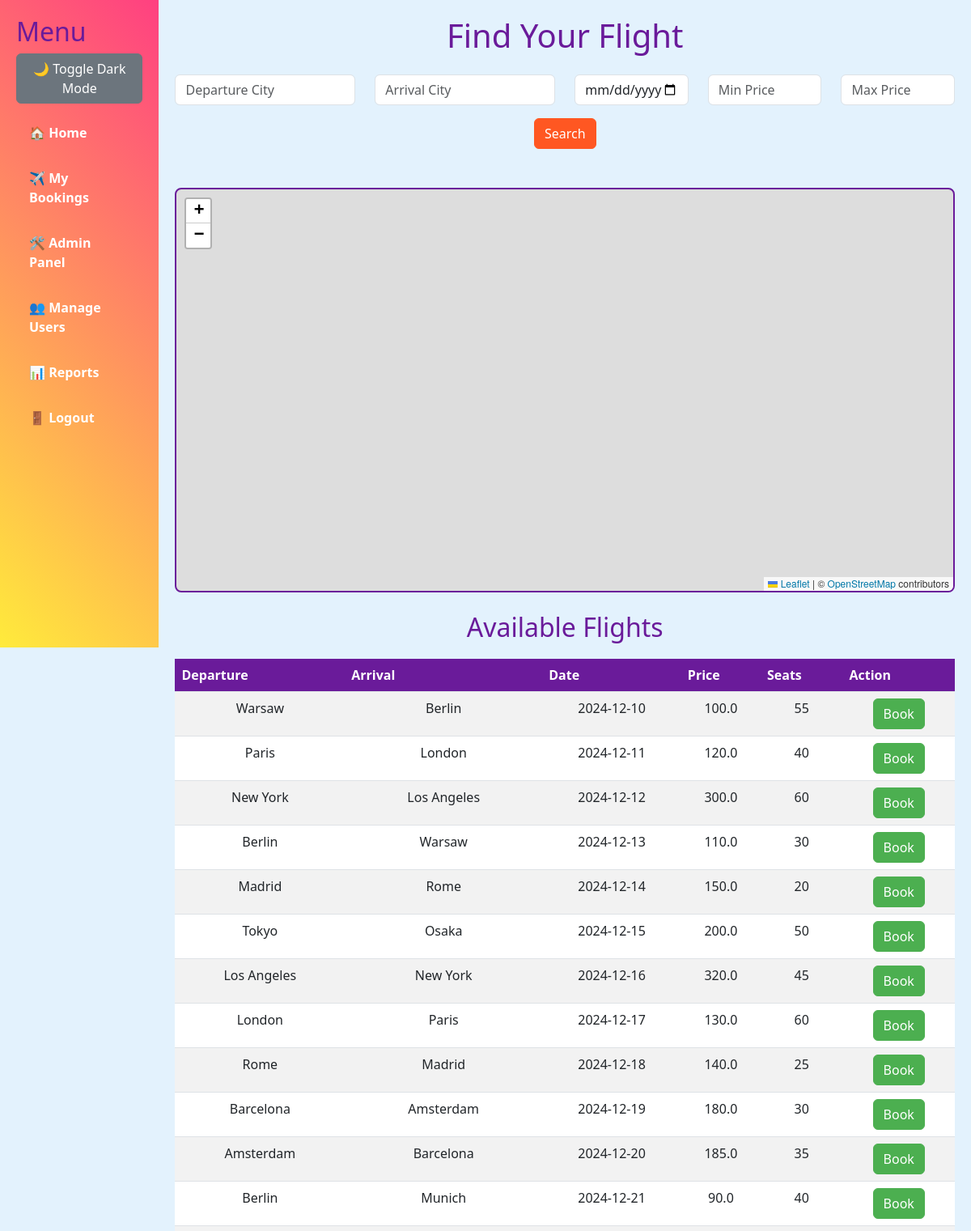
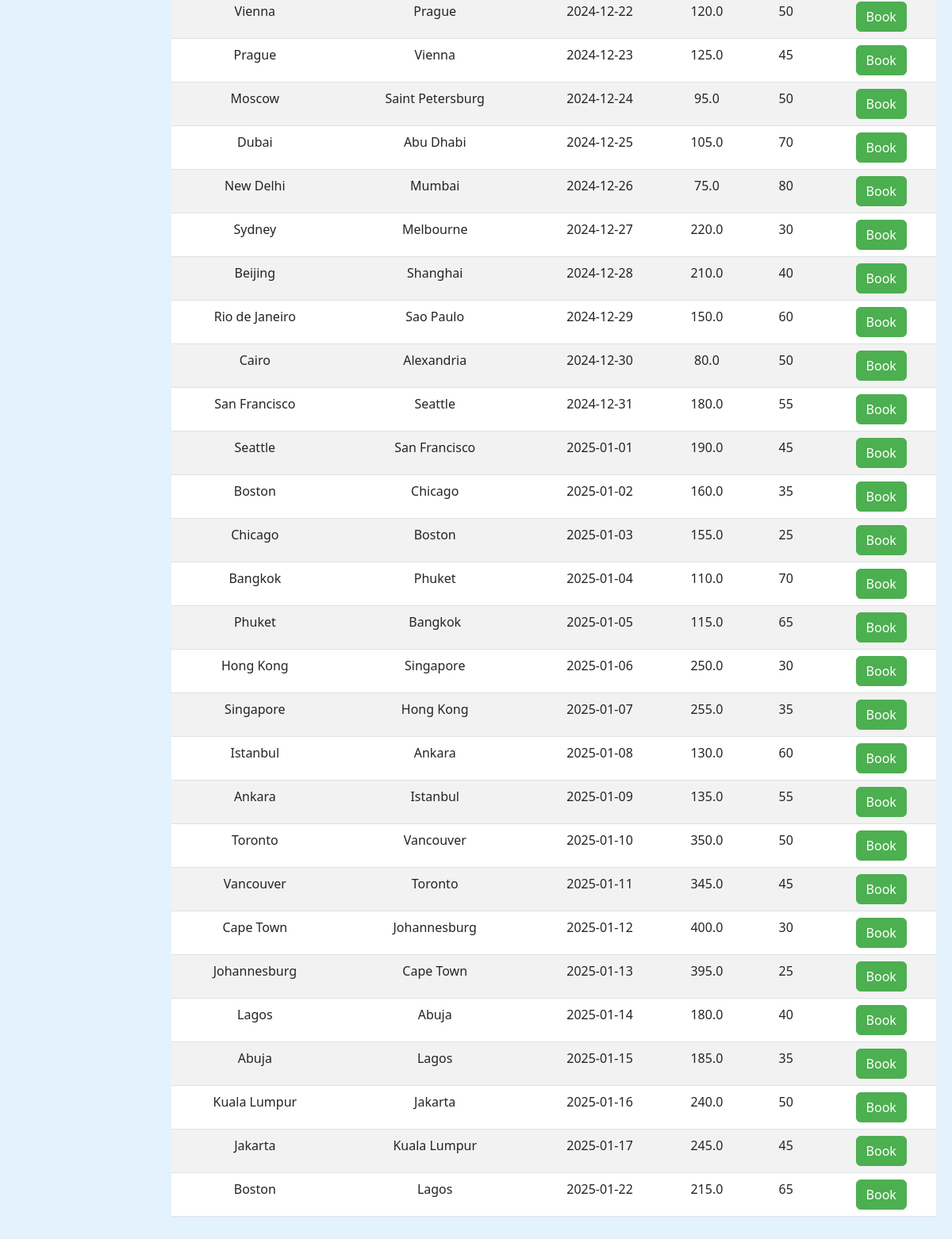
Screenshot of / (signed in) with the database file from the repository (2 pictures, top to bottom).
### app.py (models this page shows)
class Flight(db.Model):
    id = db.Column(db.Integer, primary_key=True)
    departure_city = db.Column(db.String(100), nullable=False)
    arrival_city = db.Column(db.String(100), nullable=False)
    date = db.Column(db.String(100), nullable=False)
    price = db.Column(db.Float, nullable=False)
    available_seats = db.Column(db.Integer, nullable=False)

### app.py (the view)
@app.route("/", methods=["GET", "POST"])
def index():
    if request.method == "POST":
        departure_city = request.form.get("departure_city")
        arrival_city = request.form.get("arrival_city")
        date = request.form.get("date")
        min_price = request.form.get("min_price")
        max_price = request.form.get("max_price")
        flights = Flight.query
        if departure_city:
            flights = flights.filter(Flight.departure_city.ilike(f"%{departure_city}%"))
        if arrival_city:
            flights = flights.filter(Flight.arrival_city.ilike(f"%{arrival_city}%"))
        if date:
            flights = flights.filter(Flight.date == date)
        if min_price:
            flights = flights.filter(Flight.price >= float(min_price))
        if max_price:
            flights = flights.filter(Flight.price <= float(max_price))
        flights = flights.all()
    else:
        flights = Flight.query.all()
    return render_template("index.html", flights=flights)

### app.py (called while the page is built)
@login_manager.user_loader
def load_user(user_id):
    return User.query.get(int(user_id))

    @property
    def is_active(self):
        return True

### templates/index.html
{% extends "base.html" %}
{% block content %}
<h1 class="text-center mb-4">Find Your Flight</h1>
<form method="POST" action="{{ url_for('index') }}" class="mb-5">
    <div class="row">
        <div class="col-md-3">
            <input type="text" class="form-control" name="departure_city" placeholder="Departure City">
        </div>
        <div class="col-md-3">
            <input type="text" class="form-control" name="arrival_city" placeholder="Arrival City">
        </div>
        <div class="col-md-2">
            <input type="date" class="form-control" name="date">
        </div>
        <div class="col-md-2">
            <input type="number" class="form-control" name="min_price" placeholder="Min Price">
        </div>
        <div class="col-md-2">
            <input type="number" class="form-control" name="max_price" placeholder="Max Price">
        </div>
    </div>
    <div class="text-center mt-3">
        <button type="submit" class="btn btn-primary">Search</button>
    </div>
</form>
<div id="map" style="height: 500px; width: 100%; margin-bottom: 20px;"></div>
<h2 class="text-center mt-4">Available Flights</h2>
<table class="table table-striped">
    <thead>
        <tr>
            <th>Departure</th>
            <th>Arrival</th>
            <th>Date</th>
            <th>Price</th>
            <th>Seats</th>
            <th>Action</th>
        </tr>
    </thead>
    <tbody>
        {% for flight in flights %}
        <tr
            class="flight-row"
            data-departure="{{ flight.departure_city }}"
            data-arrival="{{ flight.arrival_city }}">
            <td>{{ flight.departure_city }}</td>
            <td>{{ flight.arrival_city }}</td>
            <td>{{ flight.date }}</td>
            <td>{{ flight.price }}</td>
            <td>{{ flight.available_seats }}</td>
            <td>
                <a href="{{ url_for('book_flight', flight_id=flight.id) }}" class="btn btn-success">Book</a>
            </td>
        </tr>
        {% endfor %}
    </tbody>
</table>
{% endblock %}

### static/css/styles.css (style rules this page uses)
body { font-family: Arial, sans-serif; margin: 0; padding: 0; background-color: #f9f9f9; color: #333; }
#map { height: 500px; width: 100%; margin: 20px auto; border: 2px solid #6a1b9a; border-radius: 8px; }

### templates/base.html (style rules this page uses)
body { background-color: #e3f2fd; margin: 0; display: flex; transition: background-color 0.3s, color 0.3s; }
h1, h2, h3 { color: #6a1b9a; }
.btn-primary { background-color: #2196f3; border-color: #2196f3; }
.btn-success { background-color: #4caf50; border-color: #4caf50; }
table { width: 100%; background-color: #ffffff; border-collapse: collapse; margin-top: 20px; }
table th { background-color: #6a1b9a; color: white; padding: 10px; }
table tr:nth-child(even) { background-color: #f3e5f5; }
table tr:nth-child(odd) { background-color: #ede7f6; }
table td { padding: 10px; text-align: center; }
.table th { background-color: #6a1b9a; color: white; }
.btn-primary { background-color: #ff5722; border-color: #ff5722; }

### rows the page displays
Flight: departure_city "Warsaw", arrival_city "Berlin", date "2024-12-10", price "100.0", available_seats "55"
Flight: departure_city "Paris", arrival_city "London", date "2024-12-11", price "120.0", available_seats "40"
Flight: departure_city "New York", arrival_city "Los Angeles", date "2024-12-12", price "300.0", available_seats "60"
Flight: departure_city "Berlin", arrival_city "Warsaw", date "2024-12-13", price "110.0", available_seats "30"
Flight: departure_city "Madrid", arrival_city "Rome", date "2024-12-14", price "150.0", available_seats "20"
Flight: departure_city "Tokyo", arrival_city "Osaka", date "2024-12-15", price "200.0", available_seats "50"
Flight: departure_city "Los Angeles", arrival_city "New York", date "2024-12-16", price "320.0", available_seats "45"
Flight: departure_city "London", arrival_city "Paris", date "2024-12-17", price "130.0", available_seats "60"
Flight: departure_city "Rome", arrival_city "Madrid", date "2024-12-18", price "140.0", available_seats "25"
Flight: departure_city "Barcelona", arrival_city "Amsterdam", date "2024-12-19", price "180.0", available_seats "30"
Flight: departure_city "Amsterdam", arrival_city "Barcelona", date "2024-12-20", price "185.0", available_seats "35"
Flight: departure_city "Berlin", arrival_city "Munich", date "2024-12-21", price "90.0", available_seats "40"
Flight: departure_city "Vienna", arrival_city "Prague", date "2024-12-22", price "120.0", available_seats "50"
Flight: departure_city "Prague", arrival_city "Vienna", date "2024-12-23", price "125.0", available_seats "45"
Flight: departure_city "Moscow", arrival_city "Saint Petersburg", date "2024-12-24", price "95.0", available_seats "50"
Flight: departure_city "Dubai", arrival_city "Abu Dhabi", date "2024-12-25", price "105.0", available_seats "70"
Flight: departure_city "New Delhi", arrival_city "Mumbai", date "2024-12-26", price "75.0", available_seats "80"
Flight: departure_city "Sydney", arrival_city "Melbourne", date "2024-12-27", price "220.0", available_seats "30"
Flight: departure_city "Beijing", arrival_city "Shanghai", date "2024-12-28", price "210.0", available_seats "40"
Flight: departure_city "Rio de Janeiro", arrival_city "Sao Paulo", date "2024-12-29", price "150.0", available_seats "60"
Flight: departure_city "Cairo", arrival_city "Alexandria", date "2024-12-30", price "80.0", available_seats "50"
Flight: departure_city "San Francisco", arrival_city "Seattle", date "2024-12-31", price "180.0", available_seats "55"
Flight: departure_city "Seattle", arrival_city "San Francisco", date "2025-01-01", price "190.0", available_seats "45"
Flight: departure_city "Boston", arrival_city "Chicago", date "2025-01-02", price "160.0", available_seats "35"
Flight: departure_city "Chicago", arrival_city "Boston", date "2025-01-03", price "155.0", available_seats "25"
Flight: departure_city "Bangkok", arrival_city "Phuket", date "2025-01-04", price "110.0", available_seats "70"
Flight: departure_city "Phuket", arrival_city "Bangkok", date "2025-01-05", price "115.0", available_seats "65"
Flight: departure_city "Hong Kong", arrival_city "Singapore", date "2025-01-06", price "250.0", available_seats "30"
Flight: departure_city "Singapore", arrival_city "Hong Kong", date "2025-01-07", price "255.0", available_seats "35"
Flight: departure_city "Istanbul", arrival_city "Ankara", date "2025-01-08", price "130.0", available_seats "60"
Flight: departure_city "Ankara", arrival_city "Istanbul", date "2025-01-09", price "135.0", available_seats "55"
Flight: departure_city "Toronto", arrival_city "Vancouver", date "2025-01-10", price "350.0", available_seats "50"
Flight: departure_city "Vancouver", arrival_city "Toronto", date "2025-01-11", price "345.0", available_seats "45"
Flight: departure_city "Cape Town", arrival_city "Johannesburg", date "2025-01-12", price "400.0", available_seats "30"
Flight: departure_city "Johannesburg", arrival_city "Cape Town", date "2025-01-13", price "395.0", available_seats "25"
Flight: departure_city "Lagos", arrival_city "Abuja", date "2025-01-14", price "180.0", available_seats "40"
Flight: departure_city "Abuja", arrival_city "Lagos", date "2025-01-15", price "185.0", available_seats "35"
Flight: departure_city "Kuala Lumpur", arrival_city "Jakarta", date "2025-01-16", price "240.0", available_seats "50"
Flight: departure_city "Jakarta", arrival_city "Kuala Lumpur", date "2025-01-17", price "245.0", available_seats "45"
Flight: departure_city "Boston", arrival_city "Lagos", date "2025-01-22", price "215.0", available_seats "65"
